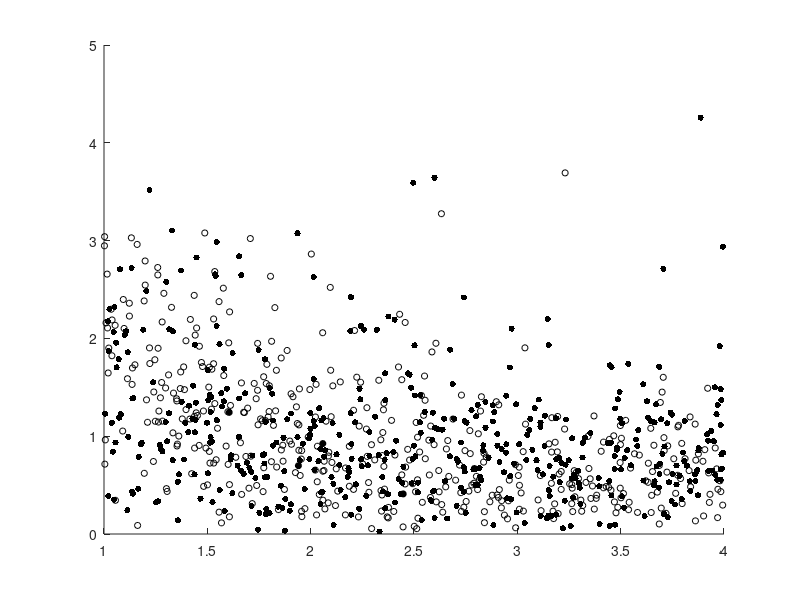

The MATLAB source for this figure: (Note: this script raises an error after producing the figure.)
%% Localization error vs depth
figure();

load('Training/6inp_3layer_allin_allout_training/s_output.mat');
errors = abs(pred-target);
localerrors = rssq(errors(:,1:2).');
scatter(target(:,3), localerrors./mean(localerrors), 20, 'k', 'filled');
hold on

load('Training/6inp_3layer_allin_allout_training/l_output.mat');
errors = abs(pred-target);
localerrors = rssq(errors(:,1:2).');
scatter(target(:,3), localerrors./mean(localerrors), 20, 'k');

legend({'Small'; 'Large'}, 'FontSize', 13, 'Location', 'nw');
legend boxoff

set(gca, 'FontSize', 13, 'LineWidth', 2);
box off

xlabel('Depth (mm)');
ylabel('Normalized Localization Error');

%% Temperature error vs depth
figure();

load('Training/6inp_3layer_allin_allout_training/s_output.mat');
errors = abs(pred-target);
scatter(target(:,3), errors(:,4), 20, 'k', 'filled');
hold on

load('Training/6inp_3layer_allin_allout_training/l_output.mat');
errors = abs(pred-target);
scatter(target(:,3), errors(:,4), 20, 'k');

legend({'Small'; 'Large'}, 'FontSize', 13, 'Location', 'nw');
legend boxoff

set(gca, 'FontSize', 13, 'LineWidth', 2);
box off

xlabel('Depth (mm)');
ylabel('Temperature Error (^oC)');